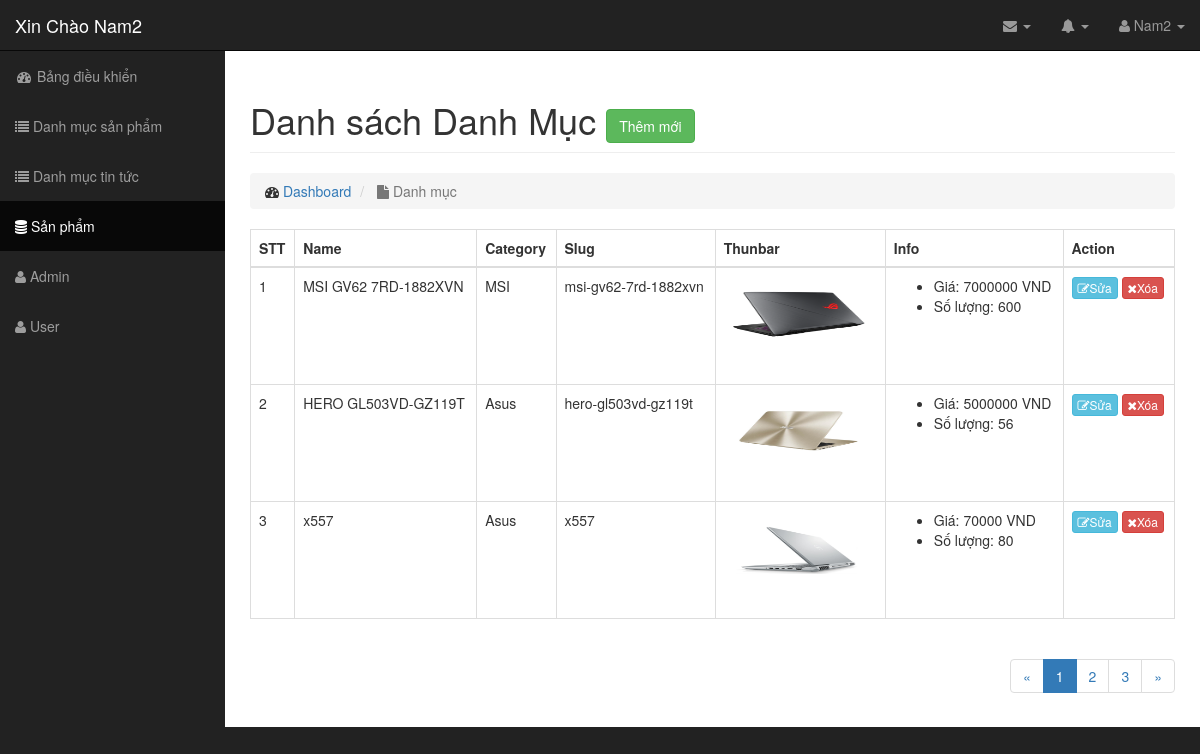
Screenshot of /admin/modules/product/index.php (signed in) with the database file from the repository.
### tables this page shows
CREATE TABLE `product` (
  `id` int(11) NOT NULL,
  `ma` varchar(100) DEFAULT NULL,
  `name` varchar(100) DEFAULT NULL,
  `slug` varchar(100) DEFAULT NULL,
  `price` int(11) DEFAULT NULL,
  `sale` tinyint(4) DEFAULT '0',
  `thunbar` varchar(100) DEFAULT NULL,
  `category_id` int(11) DEFAULT NULL,
  `content` text,
  `number` int(11) NOT NULL DEFAULT '0',
  `head` int(11) DEFAULT '0',
  `view` int(11) DEFAULT '0',
  `hot` tinyint(4) DEFAULT '0',
  `pay` int(11) DEFAULT '0',
  `created_at` timestamp NULL DEFAULT NULL,
  `updated_at` timestamp NULL DEFAULT NULL ON UPDATE CURRENT_TIMESTAMP
);

CREATE TABLE `category` (
  `id` int(11) NOT NULL,
  `name` varchar(100) DEFAULT NULL,
  `slug` varchar(100) DEFAULT NULL,
  `image` varchar(100) DEFAULT NULL,
  `banner` varchar(100) DEFAULT NULL,
  `home` tinyint(4) DEFAULT '0',
  `status` tinyint(4) DEFAULT '1',
  `created_at` timestamp NULL DEFAULT CURRENT_TIMESTAMP,
  `updated_at` timestamp NULL DEFAULT CURRENT_TIMESTAMP ON UPDATE CURRENT_TIMESTAMP
);

### libraries/Database.php (called while the page is built, shortened)
<?php
    class Database
    {
        public $link;
        public function __construct()
        {
            $this->link = mysqli_connect("localhost","root","","tutphp") or die ();
            mysqli_set_charset($this->link,"utf8");
        }
        public function countTable($table)
        {
            $sql = "SELECT id FROM  {$table}";
            $result = mysqli_query($this->link, $sql) or die("Lỗi Truy Vấn countTable----" .mysqli_error($this->link));
            $num = mysqli_num_rows($result);
            return $num;
        }
         public  function fetchJone($table,$sql ,$page = 0,$row ,$pagi = false )
        {
            $data = [];
            if ($pagi == true )
            {
                $total = $this->countTable($table);
                $sotrang = ceil($total / $row);
                $start = ($page - 1 ) * $row ;
                $sql .= " LIMIT $start,$row";
                $data = [ "page" => $sotrang];
                $result = mysqli_query($this->link,$sql) or die("Lỗi truy vấn fetchJone ---- " .mysqli_error($this->link));
            }
            else
            {
                $result = mysqli_query($this->link,$sql) or die("Lỗi truy vấn fetchJone ---- " .mysqli_error($this->link));
            }
            if( $result)
            {
                while ($num = mysqli_fetch_assoc($result))
                {
                    $data[] = $num;
                }
            }
            return $data;
       }
    }
?>

### admin/autoload/autoload.php (called while the page is built, shortened)
<?php
    require_once __DIR__ ."/../../libraries/Database.php";
    require_once __DIR__ ."/../../libraries/Function.php";
    $db= new Database();
?>

### libraries/Function.php (called while the page is built, shortened)
<?php
    function base_url()
    {
        return $url  = "http://localhost/chacha_v2/";
    }
    function uploads()
    {
        return base_url() . "public/uploads/";
    }
 ?>

### admin/modules/product/index.php (the view, shortened to what this page needs)
<?php
    require_once __DIR__ ."/../../autoload/autoload.php";
    if(isset($_GET['page']))
    {
        $p = $_GET['page'];
    }
    else
    {
        $p = 1;
    }
    $sql = "SELECT product.*,category.name as namecate FROM product
            LEFT JOIN category on category.id = product.category_id";
    $product = $db->fetchJone('product', $sql, $p, 3, true);
    if(isset($product['page']))
    {
        $sotrang = $product['page'];
        unset($product['page']);
    }
?>
<?php require_once __DIR__ ."/../../layouts/header.php"; ?>
<div class="row">
    <div class="col-lg-12">
        <h1 class="page-header">
            Danh sách Danh Mục
            <a href="add.php" class="btn btn-success"> Thêm mới</a>
        </h1>
        <ol class="breadcrumb">
            <li>
                <i class="fa fa-dashboard"></i>  <a href="index.html">Dashboard</a>
            </li>
            <li class="active">
                <i class="fa fa-file"></i> Danh mục
            </li>
        </ol>
        </div>
</div>
<div class="row">
    <div class="col-md-12">
          <div class="table-responsive">
        <table class="table table-bordered table-hover">
            <thead>
                <tr>
                    <th>STT</th>
                    <th>Name</th>
                    <th>Category</th>
                    <th>Slug</th>
                    <th>Thunbar</th>
                    <th>Info</th>
                    <th>Action</th>
                </tr>
            </thead>
            <tbody>
                <?php $stt=1; foreach ($product as $item): ?>
                    <tr>
                        <td><?php echo $stt ?></td>
                        <td><?php echo $item['name'] ?></td>
                        <td><?php echo $item['namecate']?></td>
                        <td><?php echo $item['slug']?></td>
                        <td>
                            <img src="<?php echo uploads()?>product/<?php echo $item['thunbar']?>" width="150px" height="100px">
                        </td>
                        <td>
                            <ul>
                                <li> Giá: <?php echo $item['price']?> VND</li>
                                <li> Số lượng: <?php echo $item['number']?></li>
                            </ul>
                        </td>
                        <td>
                            <a class="btn btn-xs btn-info" href="edit.php ?id=<?php echo $item['id'] ?>"><i class="fa fa-edit"></i>Sửa</a>
                            <a class="btn btn-xs btn-danger"href="delete.php?id=<?php echo $item['id'] ?>"><i class="fa fa-times"></i>Xóa</a>
                        </td>
                    </tr>
                <?php $stt++; endforeach; ?>
            </tbody>
        </table>
              <div class="pull-right">
              <nav aria-label="Page navigation">
                     <ul class="pagination">
                <li>
                    <a href="#" aria-label="Previous">
                    <span aria-hidden="true">&laquo;</span>
                    </a>
                </li>
                <?php for ($i = 1; $i <=$sotrang ; $i++) : ?>
                        <?php
                            if(isset($_GET['page']))
                        {
                            $p=$_GET['page'];
                        }
                        else
                        {
                            $p=1;
                        }
                        ?>
                        <li class="<?php echo($i==$p) ? 'active' : '' ?>">
                            <a href="?page=<?php echo $i ;?>"><?php echo $i; ?></a>
                    <?php endfor; ?>
						</li>
                <li>
                    <a href="#" aria-label="Next">
                    <span aria-hidden="true">&raquo;</span>
                    </a>
                </li>
            </ul>
              </nav>
              </div>
    </div>
</div>
<?php require_once __DIR__ ."/../../layouts/footer.php"; ?>

### public/admin/css/sb-admin.css (style rules this page uses)
body { margin-top: 100px; background-color: #222; }
@media (min-width:768px) { body { margin-top: 50px; } }

### rows the page displays
product: name "MSI GV62 7RD-1882XVN", category.name "MSI", slug "msi-gv62-7rd-1882xvn", thunbar (picture), price "7000000", number "600"
product: name "HERO GL503VD-GZ119T", category.name "Asus", slug "hero-gl503vd-gz119t", thunbar (picture), price "5000000", number "56"
product: name "x557", category.name "Asus", slug "x557", thunbar (picture), price "70000", number "80"

### other values shown
$_SESSION['admin_name'] "Nam2"
